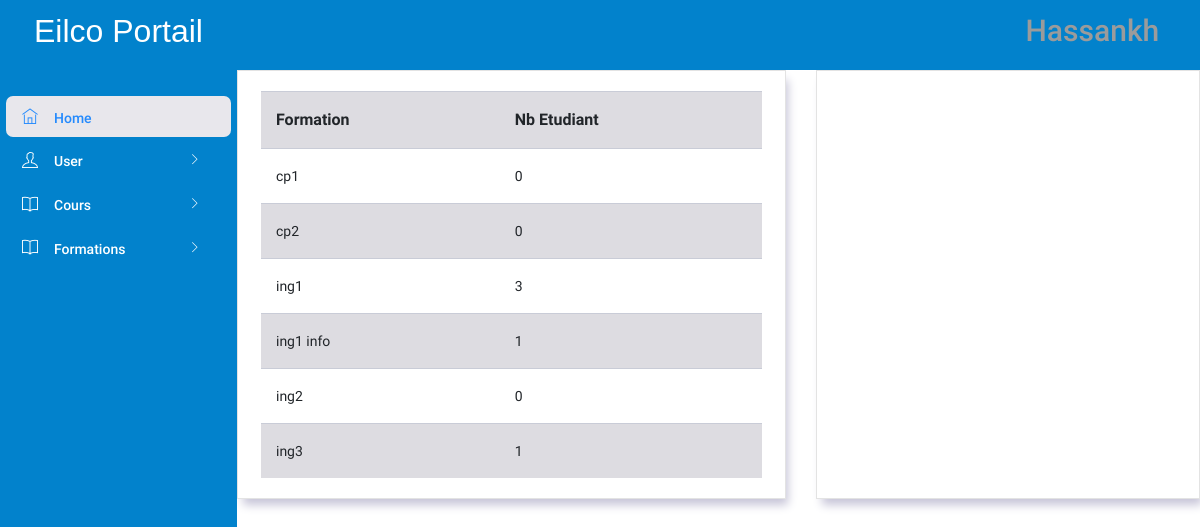
/PL/pages/admin/admin_page.php (signed in), run on an earlier commit of the app's database.
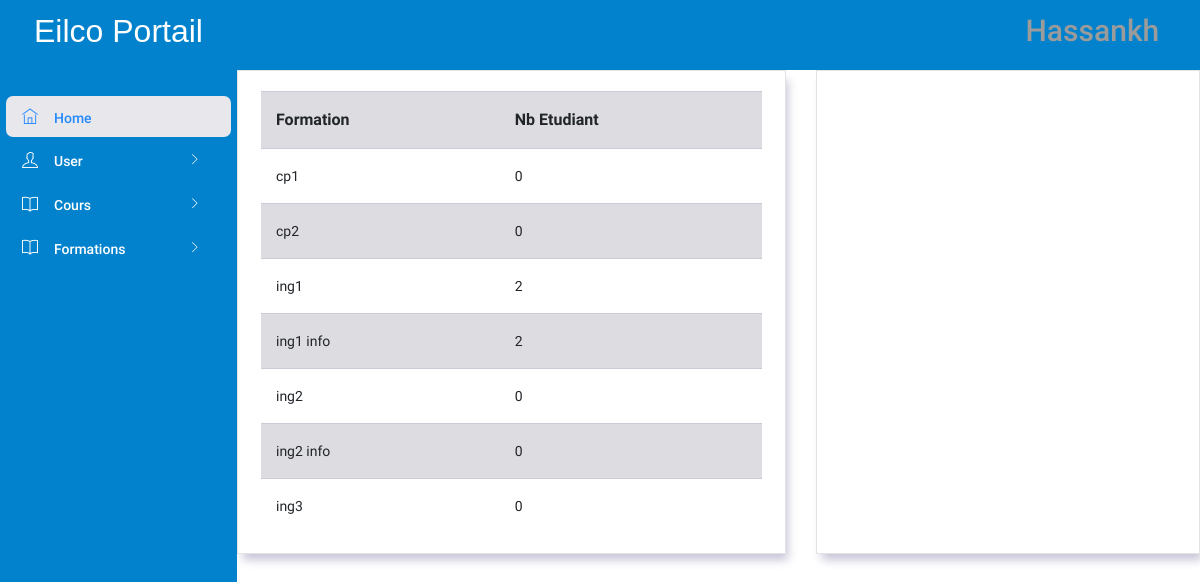
And on a later commit of the database.
### tables this page shows
CREATE TABLE `formation` (
  `idformation` int NOT NULL AUTO_INCREMENT,
  `nomformation` varchar(45) NOT NULL,
  PRIMARY KEY (`idformation`),
  UNIQUE KEY `nomformation_UNIQUE` (`nomformation`)
);

### DAL/formationRepository.php (called while the page is built, shortened)
<?php
require_once(__DIR__."/../DTO/formation.php");
function GetFormations()
{
    $conn = openConnection();
    $query = "SELECT * FROM formation;";
    $result = mysqli_query($conn, $query);
    $i = 0;
    while ($row = mysqli_fetch_array($result)) {
        $formation = new formation();
        $formation->setId($row["idformation"]);
        $formation->setNom($row["nomformation"]);
        $formations[$i] = $formation;
        $i++;
    }
    return $formations;
}

### BLL/formationManager.php (called while the page is built, shortened)
<?php
require(__DIR__ . "/../DAL/formationRepository.php");
function getAllFormations()
{
    return GetFormations();
}

### DTO/formation.php (called while the page is built, shortened)
<?php
class formation{
    private $nom;
    public function getNom() {
        return $this->nom;
    }
    public function setNom($nom) {
        $this->nom = $nom;
    }
}
?>

### DAL/userRepository.php (called while the page is built, shortened)
<?php
function GetUserbyFormation($formation_id)
{
    $conn = openConnection();
    $nbstudents = 0;
    try {
        $sql = "select count(*) as countf from users where formation_id = ? and role=2";
        $stmt = $conn->prepare($sql);
        $stmt->bind_param("i", $formation_id);
        $stmt->execute();
        $result = $stmt->get_result();
        if ($result->num_rows > 0) {
            if ($row = $result->fetch_assoc()) {
                $nbstudents = ($row["countf"]);
            }
        }
    } catch (Exception $ex) {
    }
    return $nbstudents;
}

### BLL/usersManager.php (called while the page is built, shortened)
<?php
require(__DIR__ . "/../DAL/userRepository.php");
function GetStudentsbyFormation($formation_id)
{
    return GetUserbyFormation($formation_id);
}

### PL/pages/admin/admin_page.php (the view, shortened to what the changed rows need)
<!DOCTYPE html>
<html lang="en">
<head>
    <link rel="stylesheet" href="../../assets/vendors/ti-icons/css/themify-icons.css">
    <link rel="stylesheet" href="../../assets/vendors/base/vendor.bundle.base.css">
    <link rel="stylesheet" href="../../styles/admin_page.css">
</head>
<body>
    <div class="container-scroller">
        <div class="container-fluid page-body-wrapper">
            <div class="main-panel">
                <div class="content-wrapper">
                    <div class="row">
                        <div class="col-md-7 grid-margin stretch-card">
                            <div class="card">
                                <div class="card-body">
                                    <div class="table-responsive">
                                        <table class="table table-striped">
                                            <?php
                                            require_once("../../../BLL/formationManager.php");
                                            require_once("../../../BLL/usersManager.php");
                                            $formations = getAllFormations();
                                            if ($formations == null) {
                                                echo "no results";
                                            } else {
                                                echo
                                                "<tr>"
                                                    . "<th>" . "Formation" . "</th>"
                                                    . "<th>" . "Nb Etudiant" . "</th>"
                                                    . "</tr>";
                                                for ($i = 0; $i < count($formations); $i++) {
                                                    echo
                                                    "<tr>"
                                                        . "<td>" . $formations[$i]->getNom() . "</td>"
                                                        . "<td>" . GetStudentsbyFormation($formations[$i]->getId()) . "</td>"
                                                        . "</tr>";
                                                }
                                            }
                                            ?>
                                        </table>
                                    </div>
                                </div>
                            </div>
                        </div>
                    </div>
                </div>
            </div>
        </div>
    </div>
</body>
</html>

What changed in the data, as far as the page shows it:
computed for formation "ing1": idformation "3" → "2"
computed for formation "ing1 info": Id "1" → "2"
added formation: nomformation "ing2 info", Id "0"
computed for formation "ing3": Id "1" → "0"
